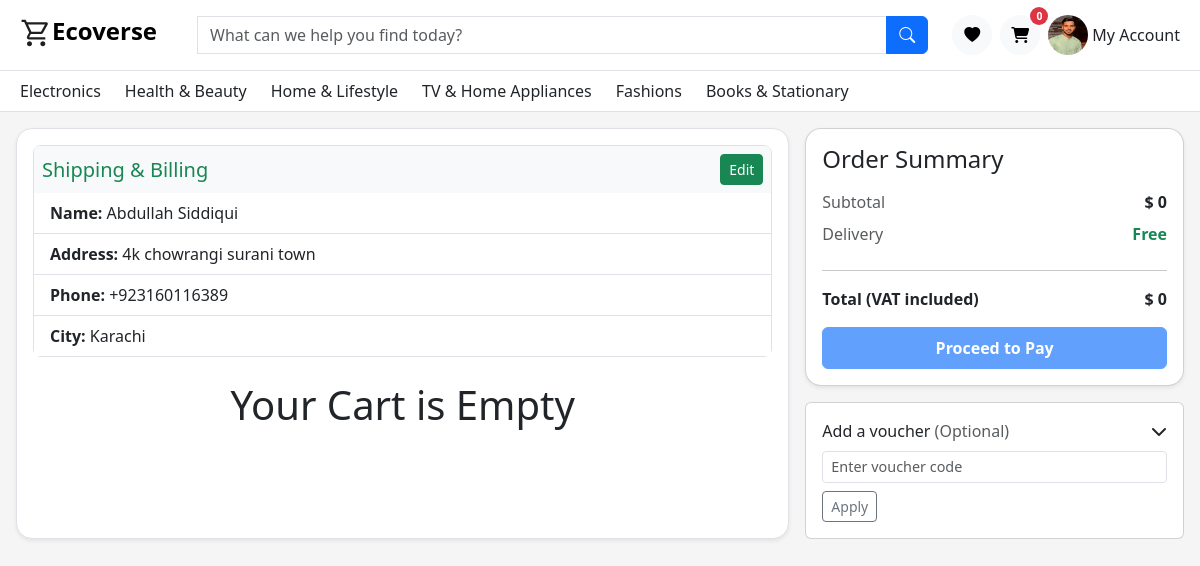
Page /Client/checkout.php (signed in) on the earlier database version.
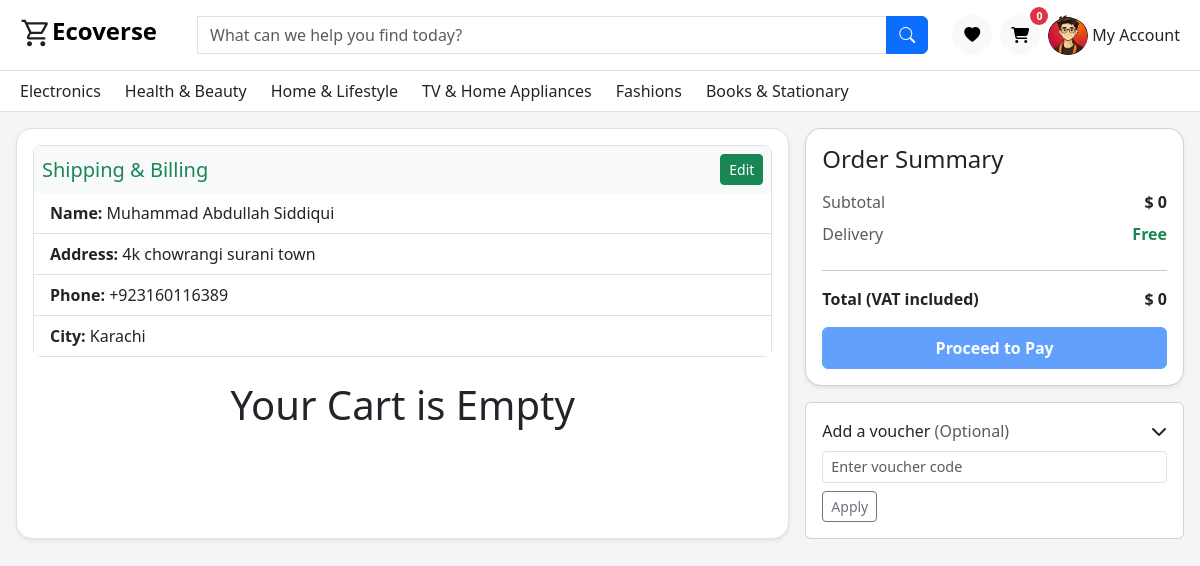
Same page on the later database version.
### tables this page shows
CREATE TABLE `users` (
  `id` int(11) NOT NULL,
  `name` varchar(100) NOT NULL,
  `email` varchar(100) NOT NULL,
  `password` varchar(255) NOT NULL,
  `phone` varchar(20) DEFAULT NULL,
  `role` enum('user','admin') DEFAULT 'user',
  `status` enum('active','inactive') DEFAULT 'active',
  `created_at` datetime DEFAULT current_timestamp(),
  `updated_at` datetime DEFAULT current_timestamp() ON UPDATE current_timestamp(),
  `user_profile` varchar(255) NOT NULL DEFAULT '',
  `gender` enum('male','female') DEFAULT 'male',
  `email_token` varchar(255) DEFAULT NULL,
  `token_expiry` datetime DEFAULT NULL
);

CREATE TABLE `addresses` (
  `id` int(11) NOT NULL,
  `user_id` int(11) NOT NULL,
  `full_name` varchar(100) NOT NULL,
  `phone` varchar(20) DEFAULT NULL,
  `address_line1` varchar(255) NOT NULL,
  `city` varchar(100) NOT NULL,
  `country` varchar(100) DEFAULT 'Pakistan',
  `type` enum('billing','shipping') NOT NULL,
  `created_at` timestamp NOT NULL DEFAULT current_timestamp(),
  `updated_at` timestamp NOT NULL DEFAULT current_timestamp()
);

### Client/checkout.php (the view, shortened to what the changed rows need)
<?php
 include("../Server/Admin-Panel/config/db.php");
 include './includes/Navbar.php';
 $user_id = $_SESSION['user_id'] ?? "";
 $subtotal_VAL = 0;
 $sql = "SELECT * FROM addresses WHERE user_id = '$user_id' AND type = 'billing' LIMIT 1";
 $hasAddress = false;
 $result = $conn->query($sql);
 if ($row = $result->fetch_assoc()) {
   $hasAddress = true;
 }
 ?>
<div id="main-content" style="display:none;">
  <div  class="cont p-lg-3   ">
    <div class="row g-3 ">
      <?php if ($hasAddress) : ?>
        <div class="col-12 col-lg-8">
          <div class="card shadow-sm rounded-4 border h-100">
            <div class="card-body p-md-3 ">
              <div class="border rounded-3 mb-4">
                <div class="d-flex align-items-center justify-content-between p-2 bg-light rounded-top">
                  <h5 class="mb-0 text-success">Shipping & Billing</h5>
                  <button class="btn btn-success btn-sm" data-bs-toggle="modal" data-bs-target="#deliveryModal">Edit</button>
                </div>
                <ul class="list-group list-group-flush">
                  <li class="list-group-item px-3 py-2"><strong>Name:</strong> <?= $row['full_name'] ?></li>
                  <li class="list-group-item px-3 py-2"><strong>Address:</strong> <?= $row['address_line1'] ?></li>
                  <li class="list-group-item px-3 py-2"><strong>Phone:</strong> <?= $row['phone'] ?></li>
                  <li class="list-group-item px-3 py-2"><strong>City:</strong> <?= $row['city'] ?></li>
                </ul>
              </div>
              <?php
               $subtotal = 0;
               if (isset($_SESSION['cart']) && !empty($_SESSION['cart'])) {
                 foreach (array_reverse($_SESSION['cart']) as $items) {
                   $totalprice = $items['price'] * $items['quantity'];
                   $subtotal += $totalprice;
               ?>
                  <div class="mb-4 p-3 border rounded-4 shadow-sm bg-white bag-item" data-id="<?= $items['id'] ?>">
                    <div class="d-flex flex-column flex-md-row gap-3">
                      <div class="flex-shrink-0" style="width: 120px; height: 120px; overflow: hidden;">
                        <img src="../Server/uploads/<?= $items['image'] ?>" class="img-fluid rounded-3 h-100 w-100 object-fit-cover" alt="Product Image">
                      </div>
                      <div class="flex-grow-1 d-flex flex-column justify-content-between">
                        <div>
                          <h6 class="fw-bold mb-1"><?= $items['name'] ?></h6>
                          <p class="mb-1 text-body-secondary small">Colour: <span class="text-dark">Blue</span></p>
                          <p class="mb-2 text-body-secondary small">Size: <span class="text-dark">40R</span></p>
                        </div>
                        <div class="d-flex flex-wrap gap-2">
                          <button class="btn btn-sm btn-outline-danger" onclick="removeCart(<?= $items['id'] ?>)">
                            <i class="far fa-trash-alt me-1"></i> Remove
                          </button>
                          <button class="btn btn-sm btn-outline-secondary">
                            <i class="far fa-heart me-1"></i> Move to Wishlist
                          </button>
                        </div>
                      </div>
                    </div>
                    <hr class="my-3">
                    <div class="d-flex justify-content-between align-items-center flex-wrap gap-3">
                      <div class="quantity">
                        <select class="form-select form-select-sm" style="width: 70px;"
                          onchange="updateQuantity(<?= $items['id'] ?>, this.value)">
                          <option selected><?= $items['quantity'] ?></option>
                          <option>2</option>
                          <option>3</option>
                          <option>4</option>
                          <option>5</option>
                          <option>6</option>
                          <option>7</option>
                          <option>8</option>
                          <option>9</option>
                          <option>10</option>
                        </select>
                      </div>
                      <div class="text-end">
                        <small class="text-muted text-decoration-line-through">£264.99</small><br>
                        <span class="fw-bold fs-5">£<?= $totalprice ?></span><br>
                        <small class="text-success">You save 40%</small>
                      </div>
                    </div>
                  </div>
                <?php
                 }
                 $_SESSION['final_subtotal'] = $subtotal_VAL;
               } else {
                 ?>
                <h1 class="text-center">Your Cart is Empty</h1>
              <?php
               }
               ?>
            </div>
          </div>
        </div>
      <?php endif; ?>
    </div>
  </div>
</div>

### Client/includes/Navbar.php (shortened to what the changed rows need)
<?php
 include("../Server/Admin-Panel/config/db.php");
 if (isset($_SESSION['user_id'])) {
   $user_id = $_SESSION['user_id'];
   $sql = "SELECT * FROM users WHERE id = $user_id ";
   $result = $conn->query($sql);
   if ($row = $result->fetch_assoc()) {
     $profile = $row['user_profile'];
   }
 }
 ?>
<nav class="navbar navbar-expand-lg bg-white border-bottom py-2  navbar_desktop  ">
  <div class="container-fluid mx-2">
    <div class="d-flex align-items-center gap-2">
      <div class="dropdown">
        <a class="nav-link d-flex align-items-center" href="#" data-bs-toggle="dropdown">
          <img src="<?= empty($profile) ? './Assets/Images/user.png' : '../Server/uploads/' . $profile ?>" width="40" height="40" class="rounded-circle me-1">
          My Account
        </a>
      </div>
    </div>
  </div>
</nav>

Differences in the rows shown:
removed addresses: full_name "Abdullah Siddiqui", address_line1 "4k chowrangi surani town", phone "+923160116389", city "Karachi"
changed users: user_profile: a different picture
added addresses: full_name "Muhammad Abdullah Siddiqui", address_line1 "4k chowrangi surani town", phone "+923160116389", city "Karachi"
